Frame 1 (no input): blank canvas, image omitted
Frame 60 (no input): blank canvas, image omitted
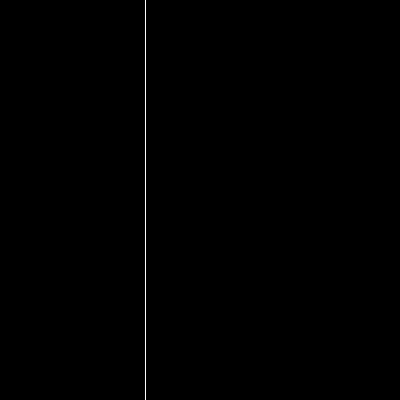
Frame 120 (the mouse pressed at the canvas centre since frame 60)

The p5.js sketch whose frames 1 and 60 were blank and that drew this single picture after the mouse press (run headless with seeded random() and noise() and a simulated clock; from frame 60 on, the mouse is pressed at the canvas centre):

// p5.js sketch
// ── sketch.js
var r = 0;
var time = 0;
function setup() {
    createCanvas(400, 400);
}

function draw() {
  time += 0.01;
  //if (time > 1) {
  //  time = 0;

    background(0)
    stroke(255);
    //r = Math.random() * width;
    r = noise(time) * width;
    line(r, 0, r, height);
  //}

}
